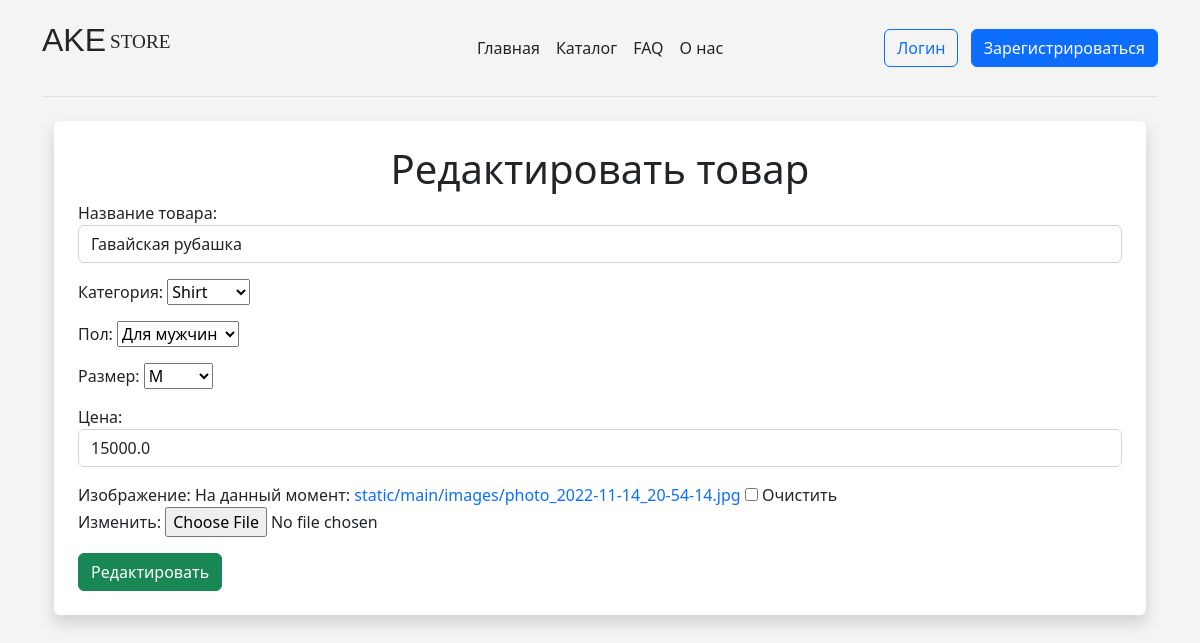
Page /update_product/2/ on the committed database.
### main/models.py (models this page shows, shortened)
class catalog(models.Model):
    name = models.CharField("Название товара", max_length=100)
    category = models.CharField("Категория", choices=CATEGORY_CHOICES, max_length=1)
    sex = models.CharField("Пол", choices=SEX_CHOICES, max_length=1)
    size = models.CharField("Размер", choices=SIZE_CHOICES, max_length=3)
    price = models.FloatField()
    image = models.ImageField(blank=True, upload_to="static/main/images")

### main/views.py (the view)
# urls.py: path("update_product/<product_id>/", views.update_product, name="update_product"),
def update_product(request, product_id):
    product = catalog.objects.get(pk=product_id)
    if request.method == "POST":
        form = catalogForm(request.POST, request.FILES, instance=product)
        if form.is_valid():
            form.save()
            return redirect("catalog")
    else:
        form = catalogForm(instance=product)
    return render(request, "main/update_product.html", {"form": form})

### main/forms.py
class catalogForm(forms.ModelForm):
    class Meta:
        model = catalog
        fields = ["name", "category", "sex", "size", "price", "image"]
        labels = {
            "name": "Название товара",
            "price": "Цена",
            "image": "Изображение",
        }
        widgets = {
            "name": TextInput(
                attrs={
                    "class": "form-control",
                    "placeholder": "Введдите название товара",
                }
            ),
            "price": TextInput(
                attrs={"class": "form-control", "placeholder": "Введите цену товара"}
            ),
        }

### main/templates/main/update_product.html (shortened to what this page needs)
{% extends 'main/base.html' %}
{% block content%}
<div class="shadow p-4 mb-5 bg-body rounded">
    <h1 class="text-center">Редактировать товар</h1>
    <form action="" method="post" enctype="multipart/form-data">
        {{ form.as_p }}
        <button type="submit" class="btn btn-success">Редактировать</button>
    </form>
</div>
{% endblock %}

### main/templates/main/base.html (style rules this page uses)
body { background: #f4f4f4; }
a { text-decoration: none; }

### rows in the picture
catalog: name "Гавайская рубашка", category "Shirt", sex "Для мужчин", size "M", price "15000.0"
